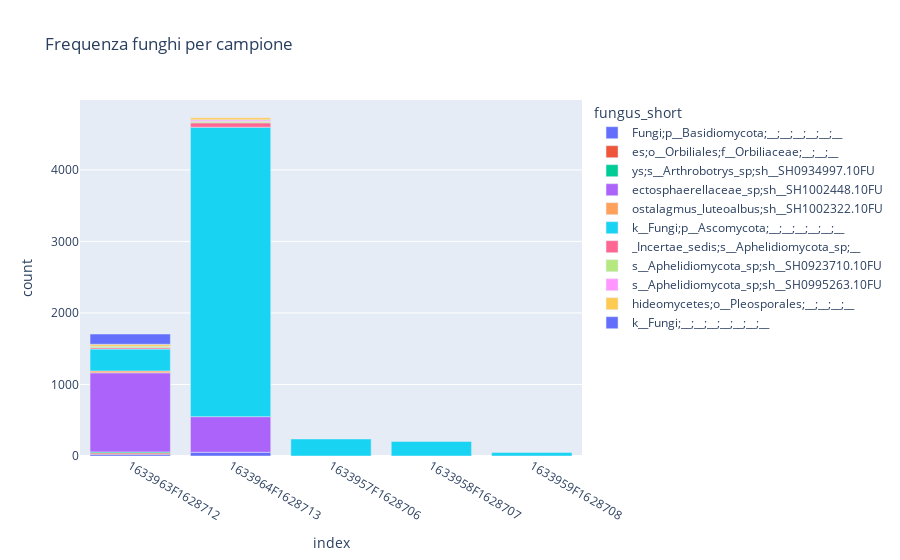

This figure's notebook cell:
### Code cell
import plotly.express as px

fig = px.bar(long_df, x="index", y="count", color="fungus_short", title="Frequenza funghi per campione")
fig.show()

### Figure 1 — Plotly figure (JSON) as saved in the notebook; plotly's stock layout.template omitted (floating-point values rounded to 4 significant figures)
{"data": [{"hovertemplate": "fungus_short=Fungi;p__Basidiomycota;__;__;__;__;__;__<br>index=%{x}<br>count=%{y}<extra></extra>", "legendgroup": "Fungi;p__Basidiomycota;__;__;__;__;__;__", "marker": {"color": "#636efa", "pattern": {"shape": ""}}, "name": "Fungi;p__Basidiomycota;__;__;__;__;__;__", "orientation": "v", "showlegend": true, "textposition": "auto", "type": "bar", "x": ["1633963F1628712", "1633964F1628713"], "xaxis": "x", "y": [24.0, 52.0], "yaxis": "y"}, {"hovertemplate": "fungus_short=es;o__Orbiliales;f__Orbiliaceae;__;__;__<br>index=%{x}<br>count=%{y}<extra></extra>", "legendgroup": "es;o__Orbiliales;f__Orbiliaceae;__;__;__", "marker": {"color": "#EF553B", "pattern": {"shape": ""}}, "name": "es;o__Orbiliales;f__Orbiliaceae;__;__;__", "orientation": "v", "showlegend": true, "textposition": "auto", "type": "bar", "x": ["1633963F1628712"], "xaxis": "x", "y": [18.0], "yaxis": "y"}, {"hovertemplate": "fungus_short=ys;s__Arthrobotrys_sp;sh__SH0934997.10FU<br>index=%{x}<br>count=%{y}<extra></extra>", "legendgroup": "ys;s__Arthrobotrys_sp;sh__SH0934997.10FU", "marker": {"color": "#00cc96", "pattern": {"shape": ""}}, "name": "ys;s__Arthrobotrys_sp;sh__SH0934997.10FU", "orientation": "v", "showlegend": true, "textposition": "auto", "type": "bar", "x": ["1633963F1628712"], "xaxis": "x", "y": [15.0], "yaxis": "y"}, {"hovertemplate": "fungus_short=ectosphaerellaceae_sp;sh__SH1002448.10FU<br>index=%{x}<br>count=%{y}<extra></extra>", "legendgroup": "ectosphaerellaceae_sp;sh__SH1002448.10FU", "marker": {"color": "#ab63fa", "pattern": {"shape": ""}}, "name": "ectosphaerellaceae_sp;sh__SH1002448.10FU", "orientation": "v", "showlegend": true, "textposition": "auto", "type": "bar", "x": ["1633963F1628712", "1633964F1628713"], "xaxis": "x", "y": [1106.0, 498.0], "yaxis": "y"}, {"hovertemplate": "fungus_short=ostalagmus_luteoalbus;sh__SH1002322.10FU<br>index=%{x}<br>count=%{y}<extra></extra>", "legendgroup": "ostalagmus_luteoalbus;sh__SH1002322.10FU", "marker": {"color": "#FFA15A", "pattern": {"shape": ""}}, "name": "ostalagmus_luteoalbus;sh__SH1002322.10FU", "orientation": "v", "showlegend": true, "textposition": "auto", "type": "bar", "x": ["1633963F1628712"], "xaxis": "x", "y": [26.0], "yaxis": "y"}, {"hovertemplate": "fungus_short=k__Fungi;p__Ascomycota;__;__;__;__;__;__<br>index=%{x}<br>count=%{y}<extra></extra>", "legendgroup": "k__Fungi;p__Ascomycota;__;__;__;__;__;__", "marker": {"color": "#19d3f3", "pattern": {"shape": ""}}, "name": "k__Fungi;p__Ascomycota;__;__;__;__;__;__", "orientation": "v", "showlegend": true, "textposition": "auto", "type": "bar", "x": ["1633957F1628706", "1633958F1628707", "1633959F1628708", "1633963F1628712", "1633964F1628713"], "xaxis": "x", "y": [238.0, 204.0, 48.0, 306.0, 4047.0], "yaxis": "y"}, {"hovertemplate": "fungus_short=_Incertae_sedis;s__Aphelidiomycota_sp;__<br>index=%{x}<br>count=%{y}<extra></extra>", "legendgroup": "_Incertae_sedis;s__Aphelidiomycota_sp;__", "marker": {"color": "#FF6692", "pattern": {"shape": ""}}, "name": "_Incertae_sedis;s__Aphelidiomycota_sp;__", "orientation": "v", "showlegend": true, "textposition": "auto", "type": "bar", "x": ["1633963F1628712", "1633964F1628713"], "xaxis": "x", "y": [19.0, 61.0], "yaxis": "y"}, {"hovertemplate": "fungus_short=s__Aphelidiomycota_sp;sh__SH0923710.10FU<br>index=%{x}<br>count=%{y}<extra></extra>", "legendgroup": "s__Aphelidiomycota_sp;sh__SH0923710.10FU", "marker": {"color": "#B6E880", "pattern": {"shape": ""}}, "name": "s__Aphelidiomycota_sp;sh__SH0923710.10FU", "orientation": "v", "showlegend": true, "textposition": "auto", "type": "bar", "x": ["1633963F1628712", "1633964F1628713"], "xaxis": "x", "y": [21.0, 22.0], "yaxis": "y"}, {"hovertemplate": "fungus_short=s__Aphelidiomycota_sp;sh__SH0995263.10FU<br>index=%{x}<br>count=%{y}<extra></extra>", "legendgroup": "s__Aphelidiomycota_sp;sh__SH0995263.10FU", "marker": {"color": "#FF97FF", "pattern": {"shape": ""}}, "name": "s__Aphelidiomycota_sp;sh__SH0995263.10FU", "orientation": "v", "showlegend": true, "textposition": "auto", "type": "bar", "x": ["1633964F1628713"], "xaxis": "x", "y": [19.0], "yaxis": "y"}, {"hovertemplate": "fungus_short=hideomycetes;o__Pleosporales;__;__;__;__<br>index=%{x}<br>count=%{y}<extra></extra>", "legendgroup": "hideomycetes;o__Pleosporales;__;__;__;__", "marker": {"color": "#FECB52", "pattern": {"shape": ""}}, "name": "hideomycetes;o__Pleosporales;__;__;__;__", "orientation": "v", "showlegend": true, "textposition": "auto", "type": "bar", "x": ["1633963F1628712", "1633964F1628713"], "xaxis": "x", "y": [27.0, 29.0], "yaxis": "y"}, {"hovertemplate": "fungus_short=k__Fungi;__;__;__;__;__;__;__<br>index=%{x}<br>count=%{y}<extra></extra>", "legendgroup": "k__Fungi;__;__;__;__;__;__;__", "marker": {"color": "#636efa", "pattern": {"shape": ""}}, "name": "k__Fungi;__;__;__;__;__;__;__", "orientation": "v", "showlegend": true, "textposition": "auto", "type": "bar", "x": ["1633963F1628712"], "xaxis": "x", "y": [143.0], "yaxis": "y"}], "layout": {"barmode": "relative", "legend": {"title": {"text": "fungus_short"}, "tracegroupgap": 0}, "title": {"text": "Frequenza funghi per campione"}, "xaxis": {"anchor": "y", "domain": [0, 1], "title": {"text": "index"}}, "yaxis": {"anchor": "x", "domain": [0, 1], "title": {"text": "count"}}}}
